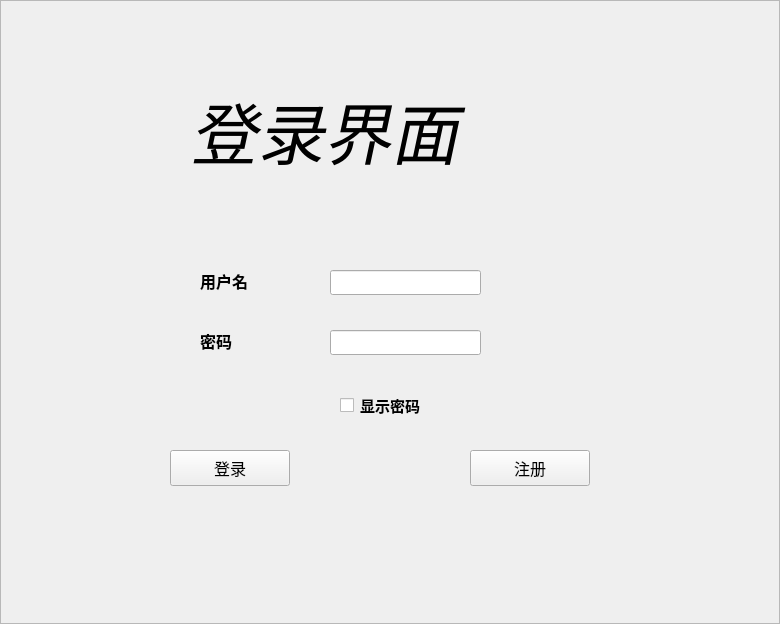
<?xml version="1.0" encoding="UTF-8"?>
<ui version="4.0">
 <class>MainWidget</class>
 <widget class="QWidget" name="MainWidget">
  <property name="geometry">
   <rect>
    <x>0</x>
    <y>0</y>
    <width>780</width>
    <height>624</height>
   </rect>
  </property>
  <property name="windowTitle">
   <string>MainWidget</string>
  </property>
  <property name="styleSheet">
   <string notr="true">#MainWdiget{background-image: url(:/picture.jpg);}</string>
  </property>
  <widget class="QFrame" name="frame">
   <property name="geometry">
    <rect>
     <x>0</x>
     <y>0</y>
     <width>780</width>
     <height>624</height>
    </rect>
   </property>
   <property name="styleSheet">
    <string notr="true">background-image: url(:/picture.jpg);</string>
   </property>
   <property name="frameShape">
    <enum>QFrame::StyledPanel</enum>
   </property>
   <property name="frameShadow">
    <enum>QFrame::Raised</enum>
   </property>
   <widget class="QLabel" name="label">
    <property name="geometry">
     <rect>
      <x>190</x>
      <y>70</y>
      <width>471</width>
      <height>121</height>
     </rect>
    </property>
    <property name="font">
     <font>
      <family>Vivaldi</family>
      <pointsize>50</pointsize>
      <italic>true</italic>
     </font>
    </property>
    <property name="text">
     <string>登录界面</string>
    </property>
   </widget>
   <widget class="QLabel" name="label_2">
    <property name="geometry">
     <rect>
      <x>200</x>
      <y>270</y>
      <width>71</width>
      <height>21</height>
     </rect>
    </property>
    <property name="font">
     <font>
      <pointsize>12</pointsize>
      <weight>75</weight>
      <bold>true</bold>
     </font>
    </property>
    <property name="text">
     <string>用户名</string>
    </property>
   </widget>
   <widget class="QLabel" name="label_3">
    <property name="geometry">
     <rect>
      <x>200</x>
      <y>330</y>
      <width>61</width>
      <height>21</height>
     </rect>
    </property>
    <property name="font">
     <font>
      <pointsize>12</pointsize>
      <weight>75</weight>
      <bold>true</bold>
     </font>
    </property>
    <property name="styleSheet">
     <string notr="true">background-color: rgba(255, 255, 255, 0);</string>
    </property>
    <property name="text">
     <string>密码</string>
    </property>
   </widget>
   <widget class="QLineEdit" name="username">
    <property name="geometry">
     <rect>
      <x>330</x>
      <y>270</y>
      <width>151</width>
      <height>25</height>
     </rect>
    </property>
    <property name="font">
     <font>
      <pointsize>10</pointsize>
     </font>
    </property>
   </widget>
   <widget class="QLineEdit" name="password">
    <property name="geometry">
     <rect>
      <x>330</x>
      <y>330</y>
      <width>151</width>
      <height>25</height>
     </rect>
    </property>
    <property name="font">
     <font>
      <pointsize>10</pointsize>
     </font>
    </property>
   </widget>
   <widget class="QCheckBox" name="appear_password_2">
    <property name="geometry">
     <rect>
      <x>340</x>
      <y>390</y>
      <width>121</width>
      <height>31</height>
     </rect>
    </property>
    <property name="font">
     <font>
      <pointsize>11</pointsize>
      <weight>75</weight>
      <bold>true</bold>
     </font>
    </property>
    <property name="styleSheet">
     <string notr="true">border-color: rgba(255, 255, 255, 60);
</string>
    </property>
    <property name="text">
     <string>显示密码</string>
    </property>
   </widget>
   <widget class="QPushButton" name="login">
    <property name="geometry">
     <rect>
      <x>170</x>
      <y>450</y>
      <width>120</width>
      <height>36</height>
     </rect>
    </property>
    <property name="font">
     <font>
      <pointsize>12</pointsize>
     </font>
    </property>
    <property name="text">
     <string>登录</string>
    </property>
   </widget>
   <widget class="QPushButton" name="regi">
    <property name="geometry">
     <rect>
      <x>470</x>
      <y>450</y>
      <width>120</width>
      <height>36</height>
     </rect>
    </property>
    <property name="font">
     <font>
      <pointsize>12</pointsize>
      <weight>50</weight>
      <bold>false</bold>
     </font>
    </property>
    <property name="text">
     <string>注册</string>
    </property>
   </widget>
  </widget>
 </widget>
 <resources/>
 <connections/>
</ui>
